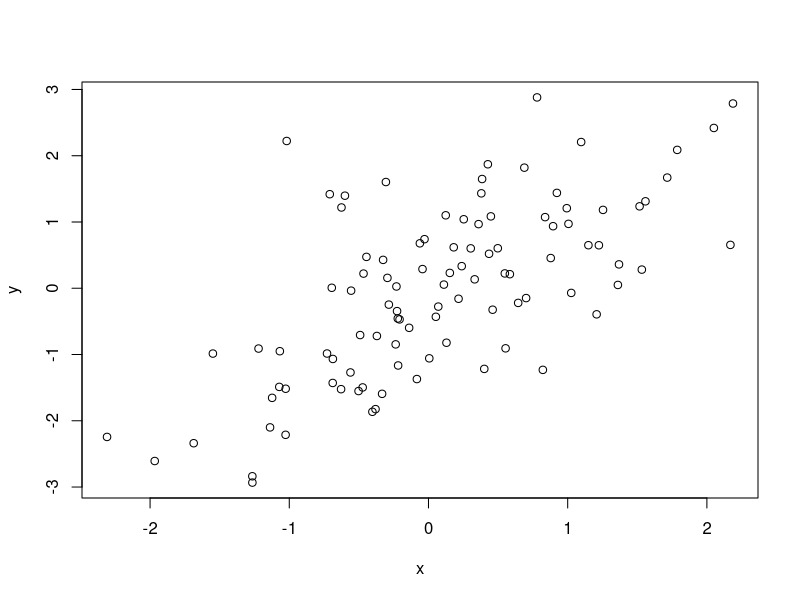
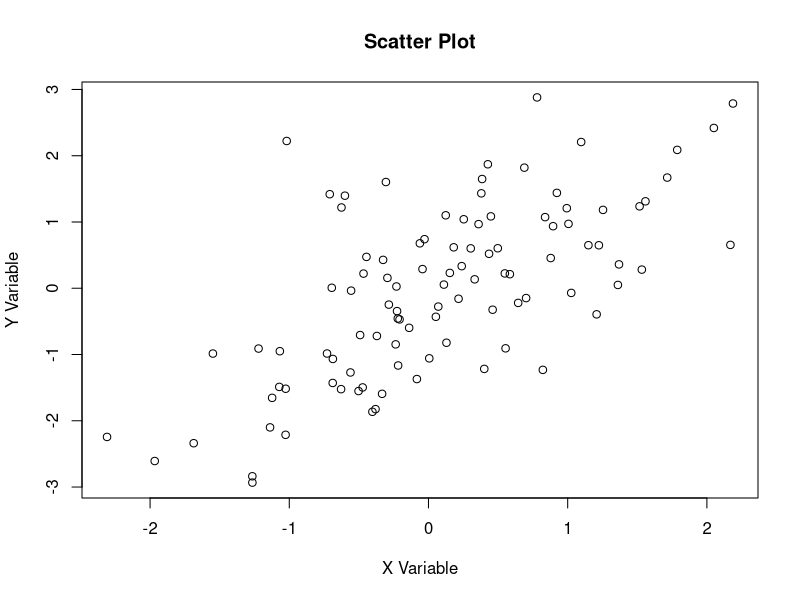
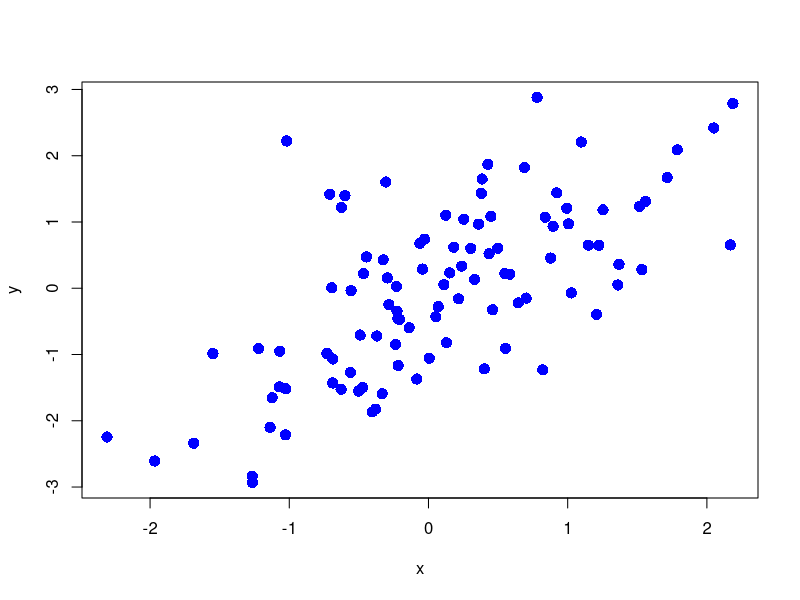
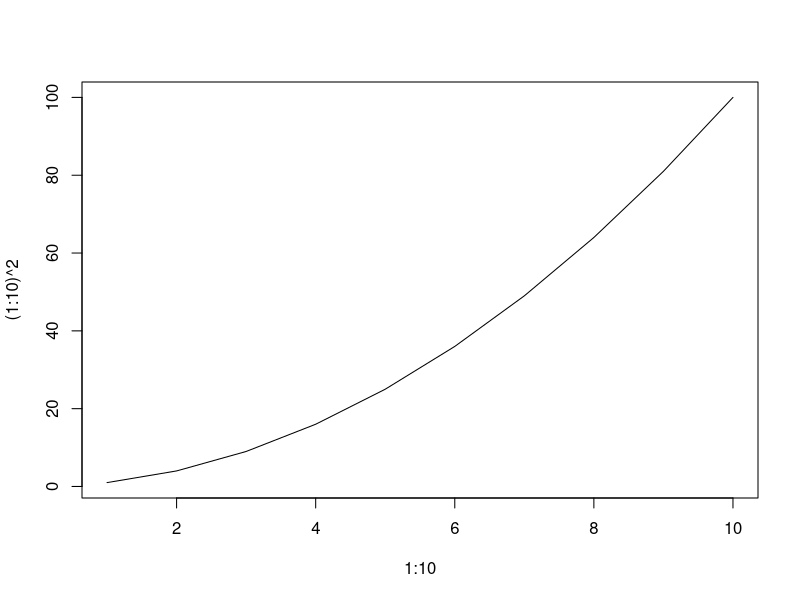
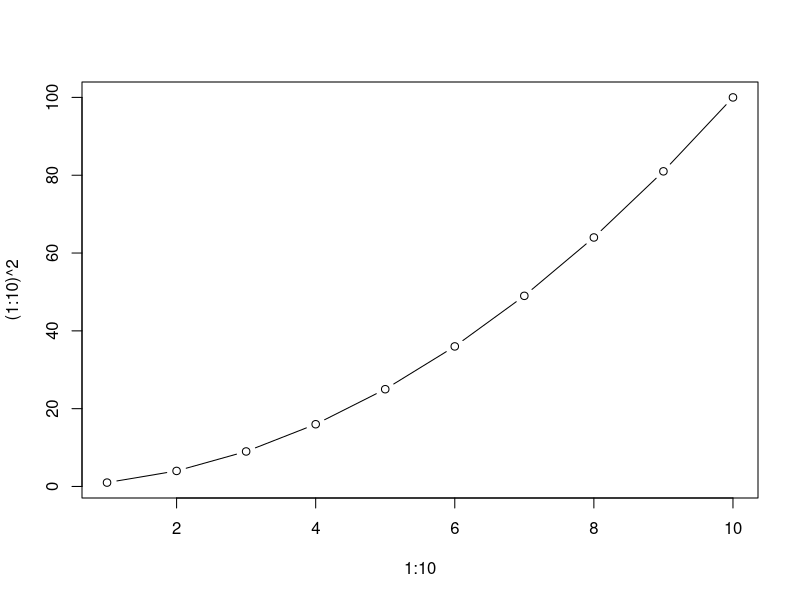
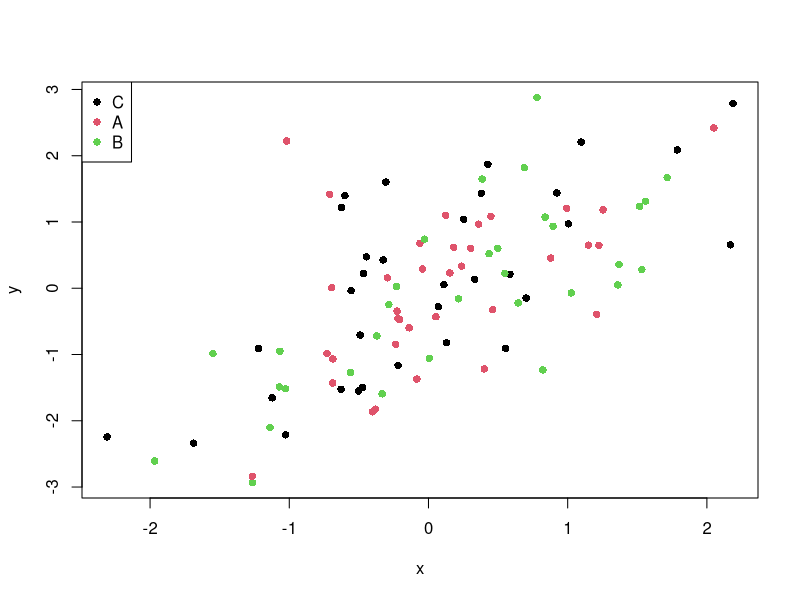
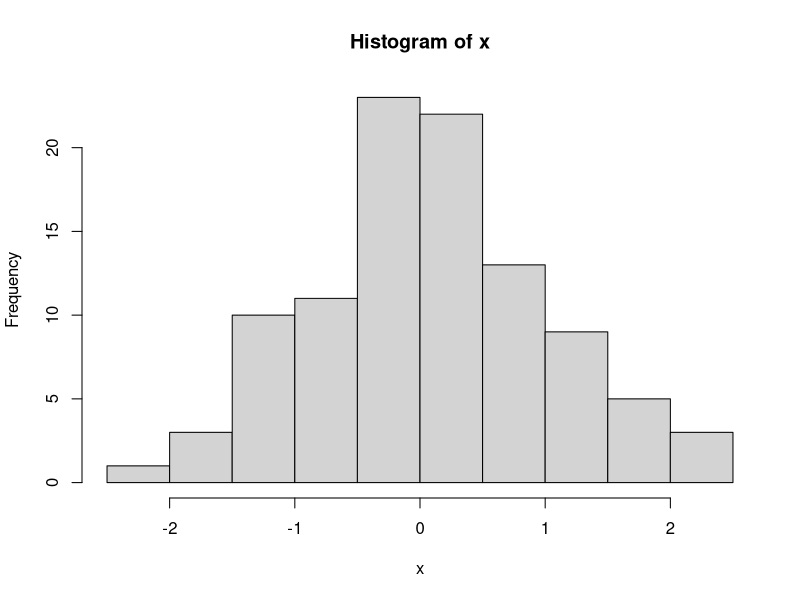
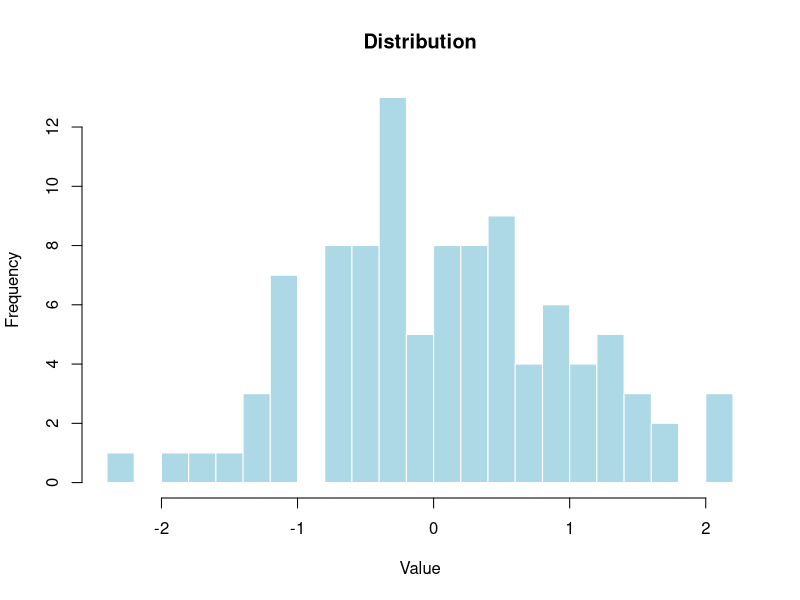

The R source for these figures, in order: (Note: this script raises an error after producing the figures.)
## ---- chunk 1
knitr::opts_chunk$set(echo = TRUE, warning = FALSE, message = FALSE, fig.width = 8, fig.height = 6)
library(ggplot2)
library(dplyr)
library(tidyr)
## ---- chunk 2
# Sample data
set.seed(123)
x <- rnorm(100)
y <- x + rnorm(100)
groups <- sample(c("A", "B", "C"), 100, replace = TRUE)

# Scatter plot
plot(x, y)
plot(x, y, main = "Scatter Plot", xlab = "X Variable", ylab = "Y Variable")

# With colors and points
plot(x, y, col = "blue", pch = 16, cex = 1.5)

# Line plot
plot(1:10, (1:10)^2, type = "l")
plot(1:10, (1:10)^2, type = "b")  # Both points and lines

# Multiple plots
plot(x, y, col = as.factor(groups), pch = 16)
legend("topleft", legend = unique(groups), col = 1:3, pch = 16)
## ---- chunk 3
# Basic histogram
hist(x)

# Customized
hist(x, breaks = 20, col = "lightblue", main = "Distribution",
     xlab = "Value", border = "white")

# Add density line
hist(x, breaks = 20, col = "lightblue", freq = FALSE)
lines(density(x), col = "red", lwd = 2)
## ---- chunk 4
# Basic boxplot
boxplot(rnorm(100))

# Grouped boxplot
boxplot(y ~ groups, main = "Boxplot by Group",
        col = c("lightblue", "lightgreen", "lightpink"))

# Horizontal
boxplot(y ~ groups, horizontal = TRUE)
## ---- chunk 5
# Simple barplot
counts <- table(groups)
barplot(counts, col = "steelblue", main = "Counts by Group")

# Grouped barplot
data_matrix <- matrix(c(3, 5, 7, 4, 6, 8), nrow = 2)
barplot(data_matrix, beside = TRUE, col = c("lightblue", "lightpink"),
        legend.text = c("Group 1", "Group 2"))
## ---- chunk 6
# Set up 2x2 plotting area
par(mfrow = c(2, 2))
plot(x, y, main = "Scatter")
hist(x, main = "Histogram")
boxplot(x, main = "Boxplot")
barplot(counts, main = "Barplot")

# Reset
par(mfrow = c(1, 1))
## ---- chunk 7
library(ggplot2)
## ---- chunk 8
# Basic scatter plot
ggplot(mtcars, aes(x = wt, y = mpg)) +
  geom_point()

# With color by group
ggplot(mtcars, aes(x = wt, y = mpg, color = factor(cyl))) +
  geom_point()

# With size and transparency
ggplot(mtcars, aes(x = wt, y = mpg, color = factor(cyl), size = hp)) +
  geom_point(alpha = 0.6)

# Add smooth line
ggplot(mtcars, aes(x = wt, y = mpg)) +
  geom_point() +
  geom_smooth(method = "lm", se = TRUE)

# Different smoothers per group
ggplot(mtcars, aes(x = wt, y = mpg, color = factor(cyl))) +
  geom_point() +
  geom_smooth(method = "lm")
## ---- chunk 9
# Time series example
time_data <- data.frame(
  time = 1:100,
  value = cumsum(rnorm(100)),
  group = rep(c("A", "B"), each = 50)
)

ggplot(time_data, aes(x = time, y = value)) +
  geom_line()

# Multiple lines
ggplot(time_data, aes(x = time, y = value, color = group)) +
  geom_line(linewidth = 1)

# With points
ggplot(time_data, aes(x = time, y = value, color = group)) +
  geom_line() +
  geom_point()
## ---- chunk 10
# Count bar plot
ggplot(mtcars, aes(x = factor(cyl))) +
  geom_bar()

# With fill color
ggplot(mtcars, aes(x = factor(cyl), fill = factor(gear))) +
  geom_bar()

# Stacked vs dodged
ggplot(mtcars, aes(x = factor(cyl), fill = factor(gear))) +
  geom_bar(position = "dodge")

# Bar plot with values
summary_data <- mtcars %>%
  group_by(cyl) %>%
  summarise(mean_mpg = mean(mpg))

ggplot(summary_data, aes(x = factor(cyl), y = mean_mpg)) +
  geom_col(fill = "steelblue") +
  geom_text(aes(label = round(mean_mpg, 1)), vjust = -0.5)
## ---- chunk 11
# Histogram
ggplot(mtcars, aes(x = mpg)) +
  geom_histogram(bins = 20, fill = "steelblue", color = "white")

# Density plot
ggplot(mtcars, aes(x = mpg)) +
  geom_density(fill = "steelblue", alpha = 0.5)

# Overlapping densities
ggplot(mtcars, aes(x = mpg, fill = factor(cyl))) +
  geom_density(alpha = 0.5)

# Histogram with density
ggplot(mtcars, aes(x = mpg)) +
  geom_histogram(aes(y = after_stat(density)), bins = 20, fill = "lightblue") +
  geom_density(color = "red", linewidth = 1)
## ---- chunk 12
# Boxplot
ggplot(mtcars, aes(x = factor(cyl), y = mpg)) +
  geom_boxplot()

# With color
ggplot(mtcars, aes(x = factor(cyl), y = mpg, fill = factor(cyl))) +
  geom_boxplot()

# With points
ggplot(mtcars, aes(x = factor(cyl), y = mpg)) +
  geom_boxplot() +
  geom_jitter(width = 0.2, alpha = 0.5)

# Violin plot
ggplot(mtcars, aes(x = factor(cyl), y = mpg)) +
  geom_violin()

# Violin + boxplot
ggplot(mtcars, aes(x = factor(cyl), y = mpg)) +
  geom_violin() +
  geom_boxplot(width = 0.2)
## ---- chunk 13
# Facet wrap (one variable)
ggplot(mtcars, aes(x = wt, y = mpg)) +
  geom_point() +
  facet_wrap(~ cyl)

# Facet wrap with custom layout
ggplot(mtcars, aes(x = wt, y = mpg)) +
  geom_point() +
  facet_wrap(~ cyl, ncol = 2)

# Facet grid (two variables)
ggplot(mtcars, aes(x = wt, y = mpg)) +
  geom_point() +
  facet_grid(gear ~ cyl)

# Free scales
ggplot(mtcars, aes(x = wt, y = mpg)) +
  geom_point() +
  facet_wrap(~ cyl, scales = "free")
## ---- chunk 14
p <- ggplot(mtcars, aes(x = wt, y = mpg, color = factor(cyl))) +
  geom_point(size = 3)

# Built-in themes
p + theme_bw()
p + theme_minimal()
p + theme_classic()
p + theme_dark()

# Custom theme modifications
p + theme_minimal() +
  theme(
    legend.position = "bottom",
    plot.title = element_text(hjust = 0.5, face = "bold"),
    axis.text = element_text(size = 12)
  )
## ---- chunk 15
ggplot(mtcars, aes(x = wt, y = mpg, color = factor(cyl))) +
  geom_point(size = 3) +
  labs(
    title = "Fuel Efficiency by Weight",
    subtitle = "Motor Trend Car Road Tests",
    x = "Weight (1000 lbs)",
    y = "Miles per Gallon",
    color = "Cylinders",
    caption = "Source: mtcars dataset"
  )
## ---- chunk 16
# Color scales
ggplot(mtcars, aes(x = wt, y = mpg, color = hp)) +
  geom_point(size = 3) +
  scale_color_gradient(low = "blue", high = "red")

# Manual colors
ggplot(mtcars, aes(x = wt, y = mpg, color = factor(cyl))) +
  geom_point(size = 3) +
  scale_color_manual(values = c("red", "green", "blue"))

# Brewer color palettes
ggplot(mtcars, aes(x = wt, y = mpg, color = factor(cyl))) +
  geom_point(size = 3) +
  scale_color_brewer(palette = "Set1")

# Axis scales
ggplot(mtcars, aes(x = wt, y = mpg)) +
  geom_point() +
  scale_x_continuous(breaks = seq(0, 6, 1)) +
  scale_y_continuous(limits = c(0, 40))

# Log scale
ggplot(mtcars, aes(x = wt, y = mpg)) +
  geom_point() +
  scale_y_log10()
## ---- chunk 17
# Flip coordinates
ggplot(mtcars, aes(x = factor(cyl), y = mpg)) +
  geom_boxplot() +
  coord_flip()

# Fixed aspect ratio
ggplot(mtcars, aes(x = wt, y = mpg)) +
  geom_point() +
  coord_fixed(ratio = 1/5)

# Polar coordinates (for pie charts)
df <- data.frame(
  category = c("A", "B", "C"),
  value = c(30, 40, 30)
)

ggplot(df, aes(x = "", y = value, fill = category)) +
  geom_col() +
  coord_polar(theta = "y")
## ---- chunk 18
summary_stats <- mtcars %>%
  group_by(cyl) %>%
  summarise(
    mean_mpg = mean(mpg),
    se = sd(mpg) / sqrt(n())
  )

ggplot(summary_stats, aes(x = factor(cyl), y = mean_mpg)) +
  geom_col(fill = "steelblue") +
  geom_errorbar(aes(ymin = mean_mpg - se, ymax = mean_mpg + se),
                width = 0.2)

# Point range
ggplot(summary_stats, aes(x = factor(cyl), y = mean_mpg)) +
  geom_pointrange(aes(ymin = mean_mpg - se, ymax = mean_mpg + se))
## ---- chunk 19
ggplot(mtcars, aes(x = wt, y = mpg)) +
  geom_point() +
  annotate("text", x = 4, y = 30, label = "High efficiency zone",
           color = "red") +
  annotate("rect", xmin = 1.5, xmax = 3, ymin = 25, ymax = 35,
           alpha = 0.2, fill = "blue")
## ---- chunk 20
# Regression line with equation
ggplot(mtcars, aes(x = wt, y = mpg)) +
  geom_point() +
  geom_smooth(method = "lm", formula = y ~ x) +
  stat_poly_eq(formula = y ~ x, parse = TRUE)

# Confidence intervals
ggplot(mtcars, aes(x = wt, y = mpg)) +
  geom_point() +
  stat_summary(fun.data = mean_se, geom = "errorbar", width = 0.2)
## ---- chunk 21
# Create matrix data
set.seed(123)
mat_data <- matrix(rnorm(100), nrow = 10)
rownames(mat_data) <- paste0("Gene", 1:10)
colnames(mat_data) <- paste0("Sample", 1:10)

# Convert to long format for ggplot2
heatmap_data <- as.data.frame(mat_data) %>%
  tibble::rownames_to_column("Gene") %>%
  pivot_longer(-Gene, names_to = "Sample", values_to = "Expression")

ggplot(heatmap_data, aes(x = Sample, y = Gene, fill = Expression)) +
  geom_tile() +
  scale_fill_gradient2(low = "blue", mid = "white", high = "red", midpoint = 0) +
  theme_minimal() +
  theme(axis.text.x = element_text(angle = 45, hjust = 1))
## ---- chunk 22
library(pheatmap)

# Basic heatmap
pheatmap(mat_data)

# With clustering
pheatmap(mat_data, clustering_distance_rows = "euclidean",
         clustering_distance_cols = "euclidean",
         clustering_method = "complete")

# With annotations
annotation_row <- data.frame(
  GeneType = rep(c("TypeA", "TypeB"), each = 5),
  row.names = rownames(mat_data)
)

annotation_col <- data.frame(
  Condition = rep(c("Control", "Treatment"), each = 5),
  row.names = colnames(mat_data)
)

pheatmap(mat_data,
         annotation_row = annotation_row,
         annotation_col = annotation_col,
         scale = "row")
## ---- chunk 23
# Simulate differential expression data
set.seed(123)
volcano_data <- data.frame(
  gene = paste0("Gene", 1:1000),
  log2FC = rnorm(1000, mean = 0, sd = 1),
  pvalue = runif(1000, 0, 1)
) %>%
  mutate(
    padj = p.adjust(pvalue, method = "BH"),
    significant = padj < 0.05 & abs(log2FC) > 1
  )

ggplot(volcano_data, aes(x = log2FC, y = -log10(padj), color = significant)) +
  geom_point(alpha = 0.5) +
  scale_color_manual(values = c("gray", "red")) +
  geom_vline(xintercept = c(-1, 1), linetype = "dashed") +
  geom_hline(yintercept = -log10(0.05), linetype = "dashed") +
  labs(title = "Volcano Plot", x = "Log2 Fold Change", y = "-Log10 Adjusted P-value") +
  theme_minimal()
## ---- chunk 24
# MA plot (log ratio vs mean average)
ma_data <- data.frame(
  A = runif(1000, 0, 15),  # Average expression
  M = rnorm(1000, 0, 1)     # Log fold change
)

ggplot(ma_data, aes(x = A, y = M)) +
  geom_point(alpha = 0.3) +
  geom_hline(yintercept = 0, color = "red") +
  geom_hline(yintercept = c(-1, 1), linetype = "dashed", color = "blue") +
  labs(title = "MA Plot", x = "Average Expression", y = "Log Fold Change") +
  theme_minimal()
## ---- chunk 25
# Simulate GWAS data
set.seed(123)
manhattan_data <- data.frame(
  chr = rep(1:22, each = 100),
  pos = rep(1:100, 22),
  pvalue = runif(2200, 1e-10, 1)
) %>%
  mutate(
    logp = -log10(pvalue)
  )

ggplot(manhattan_data, aes(x = pos, y = logp, color = factor(chr))) +
  geom_point(alpha = 0.6) +
  facet_grid(. ~ chr, scales = "free_x", space = "free_x") +
  geom_hline(yintercept = -log10(5e-8), linetype = "dashed", color = "red") +
  labs(title = "Manhattan Plot", x = "Chromosome Position", y = "-Log10 P-value") +
  theme_minimal() +
  theme(legend.position = "none",
        axis.text.x = element_blank(),
        panel.spacing = unit(0.1, "lines"))
## ---- chunk 26
library(patchwork)

# Create plots
p1 <- ggplot(mtcars, aes(x = wt, y = mpg)) + geom_point() + ggtitle("Plot 1")
p2 <- ggplot(mtcars, aes(x = factor(cyl))) + geom_bar() + ggtitle("Plot 2")
p3 <- ggplot(mtcars, aes(x = factor(cyl), y = mpg)) + geom_boxplot() + ggtitle("Plot 3")

# Combine plots
p1 + p2 + p3

# Custom layout
(p1 | p2) / p3

# With common legend
p1 + p2 + plot_layout(guides = "collect")
## ---- chunk 27
library(cowplot)

# Arrange plots in grid
plot_grid(p1, p2, p3, labels = c("A", "B", "C"), ncol = 2)

# With different sizes
plot_grid(p1, p2, p3, labels = c("A", "B", "C"),
          ncol = 2, rel_widths = c(1, 1.5))
## ---- chunk 28
library(RColorBrewer)

# Display all palettes
# display.brewer.all()

# Use ColorBrewer palettes
ggplot(mtcars, aes(x = wt, y = mpg, color = factor(cyl))) +
  geom_point(size = 3) +
  scale_color_brewer(palette = "Set1")

# Viridis (colorblind-friendly)
library(viridis)
ggplot(mtcars, aes(x = wt, y = mpg, color = hp)) +
  geom_point(size = 3) +
  scale_color_viridis_c()
## ---- chunk 29
# Use colorblind-friendly palettes
# Avoid red-green combinations
# Use shapes in addition to colors

ggplot(mtcars, aes(x = wt, y = mpg, color = factor(cyl), shape = factor(cyl))) +
  geom_point(size = 3) +
  scale_color_viridis_d()
## ---- chunk 30
# Clean, minimal theme
# High resolution (300+ dpi)
# Clear labels and titles
# Appropriate figure size

p <- ggplot(mtcars, aes(x = wt, y = mpg)) +
  geom_point(size = 2) +
  geom_smooth(method = "lm", color = "black") +
  labs(
    x = "Weight (1000 lbs)",
    y = "Miles per Gallon",
    title = "Fuel Efficiency vs Vehicle Weight"
  ) +
  theme_classic() +
  theme(
    text = element_text(size = 12),
    plot.title = element_text(hjust = 0.5, face = "bold")
  )

p

# ggsave("figure1.png", p, width = 6, height = 4, dpi = 300)
